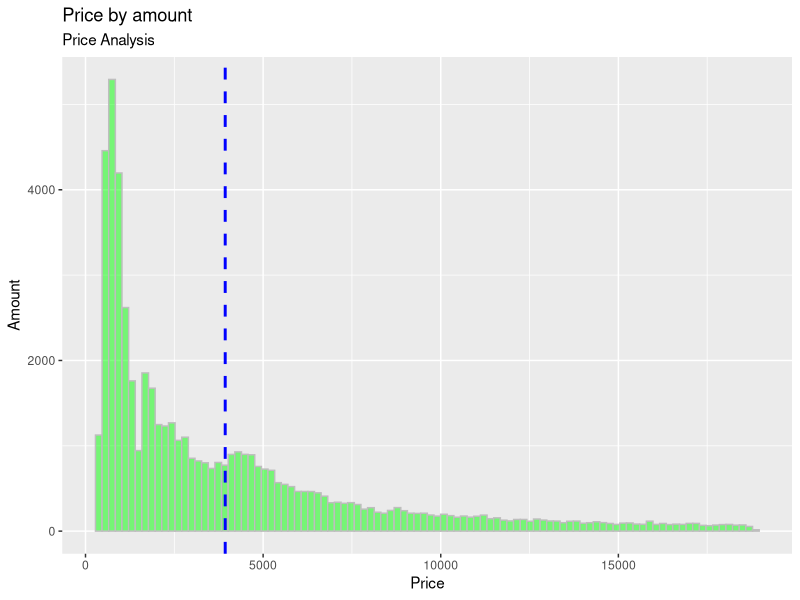
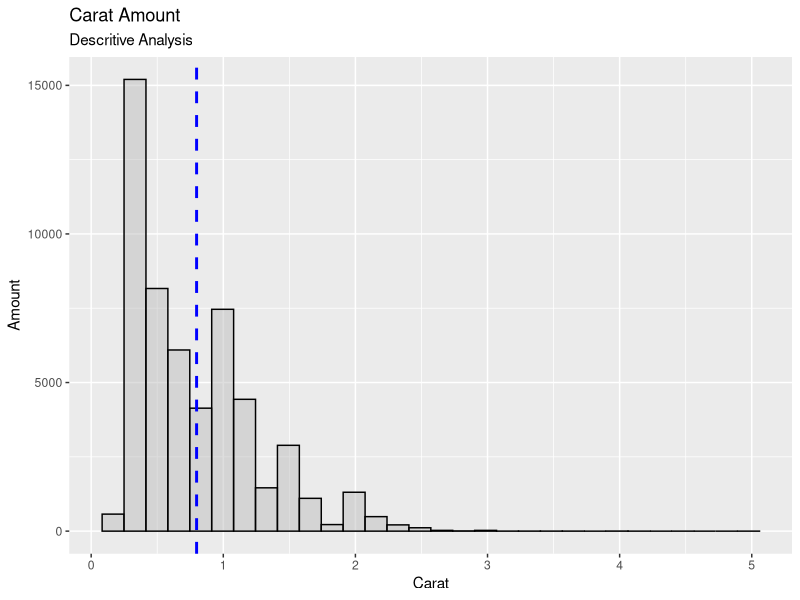
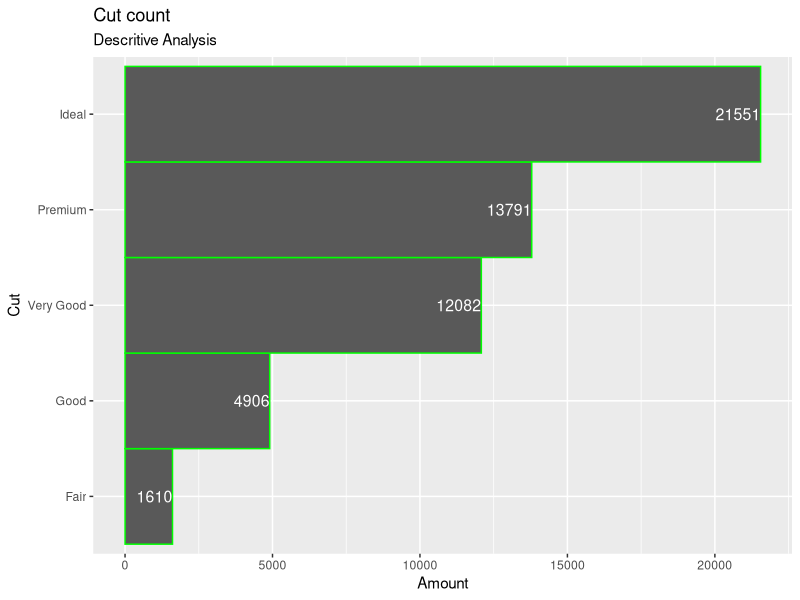
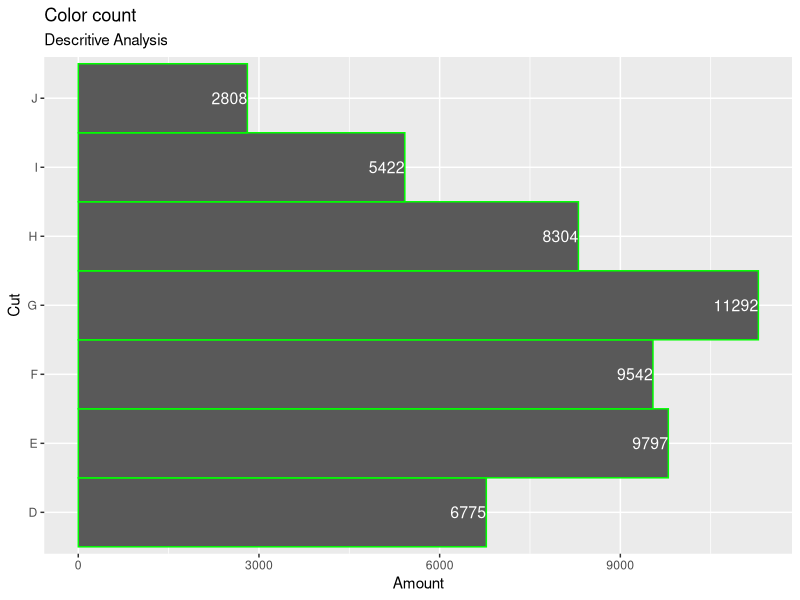
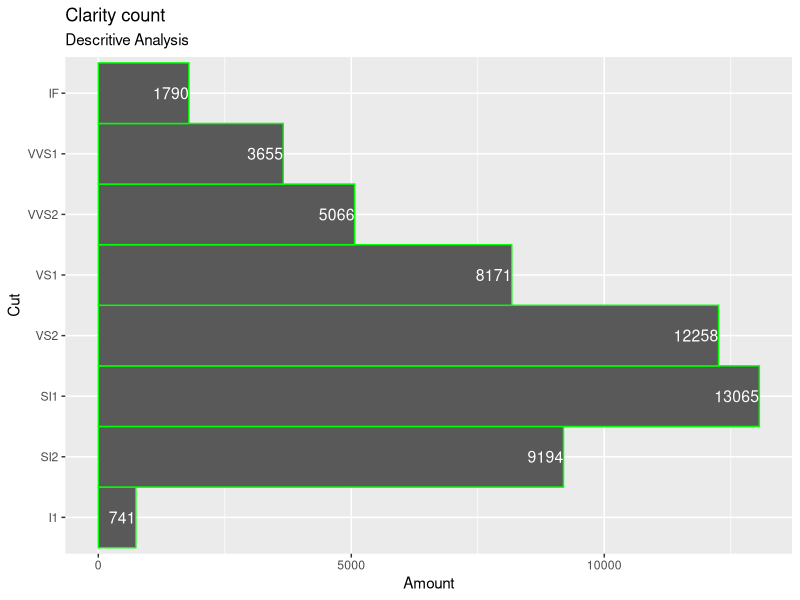
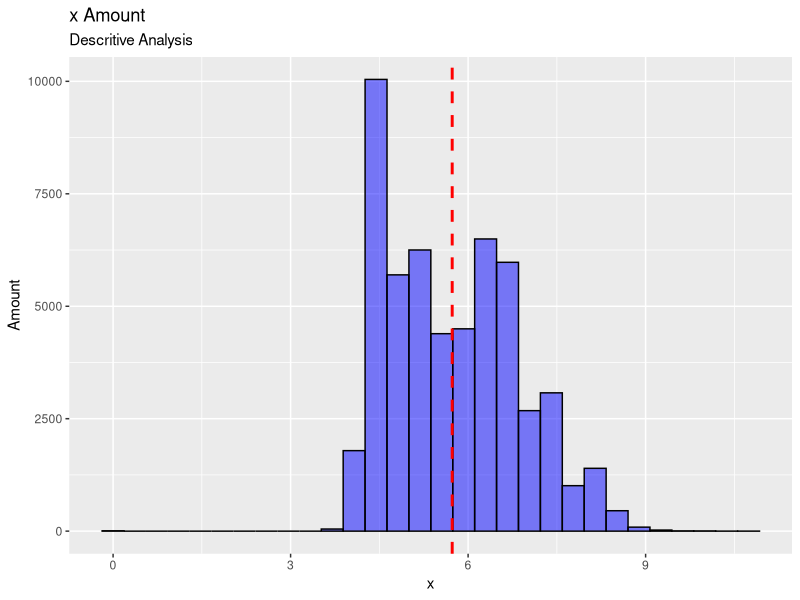
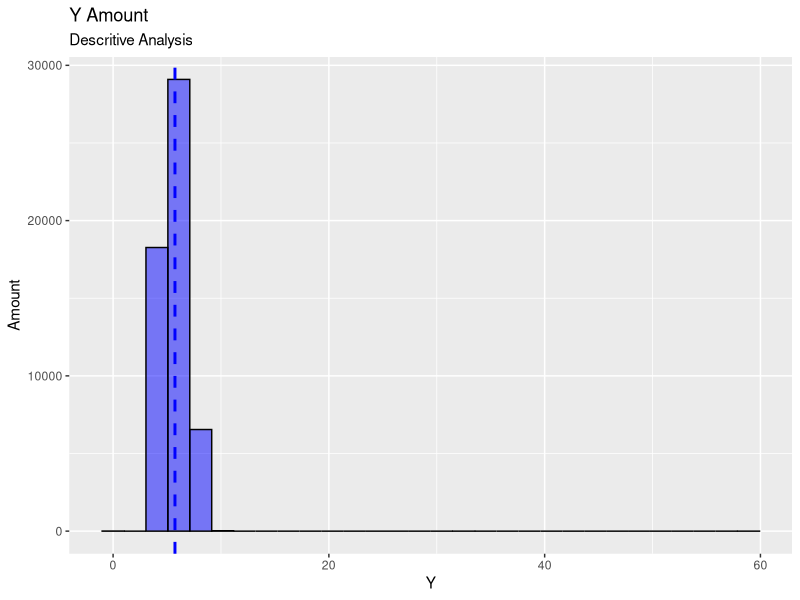
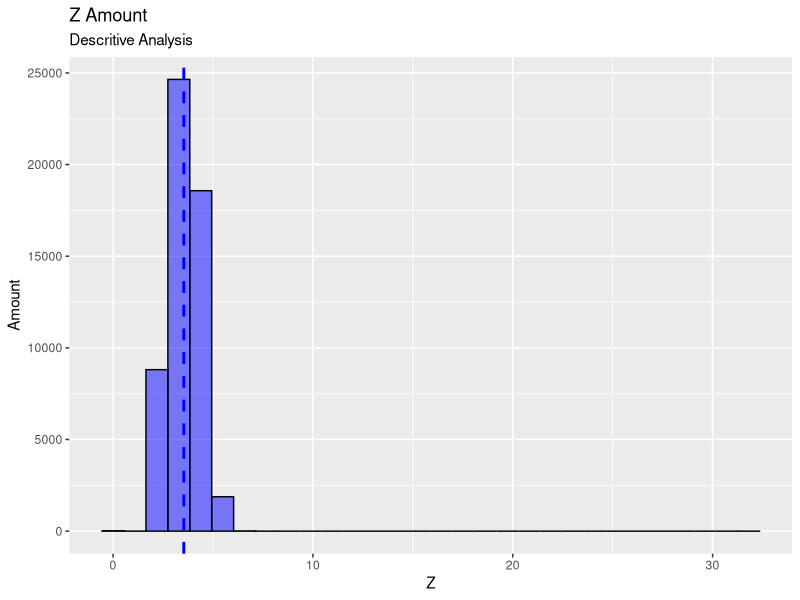

The R source for these figures, in order:
## ---- chunk 1
library(dplyr);
library(ggplot2);
## ---- chunk 2
data(diamonds);
dds <- diamonds;
## ---- chunk 3
str(dds);
## ---- chunk 4
head(dds);
tail(dds);
## ---- chunk 5
summary(dds);
## ---- chunk 6
head(dds$price);
tail(dds$price);
mean(dds$price);
summary(dds$price);
## ---- chunk 7
priceCount <- dds %>% count(price);
priceCountGraph <- ggplot(dds, aes(price)) +
  geom_histogram(color="grey", fill="green", alpha=.5, bins=100L) +
  labs(title="Price by amount", subtitles="Price Analysis", x="Price", y="Amount") +
  geom_vline(aes(xintercept=mean(price)), color="blue", linetype="dashed", size=1);

priceCount;
priceCountGraph;
## ---- chunk 8
head(dds$carat);
tail(dds$carat);
mean(dds$carat);
summary(dds$carat);
caratHist <- ggplot(dds, aes(carat)) +
  geom_histogram(color="black", fill="grey", alpha=.5) +  
  geom_vline(aes(xintercept=mean(carat)), color="blue", linetype="dashed", size=1) +
  labs(title="Carat Amount", subtitles="Descritive Analysis", x="Carat", y="Amount");

caratHist;
## ---- chunk 9
head(dds$cut);
tail(dds$cut);
summary(dds$cut);
cutCount <- dds %>% count(cut);
cutCountGraph <- ggplot(dds, aes(x=cut)) +
  coord_flip() +  
  stat_count(width=1, colour="green", geom="bar") +
  labs(title="Cut count", subtitles="Descritive Analysis", x="Cut", y="Amount") +
  geom_text(aes(y=..count.., label=..count..), stat="count", color="white", hjust=1.0, size=4);

cutCount;
cutCountGraph;
## ---- chunk 10
head(dds$color);
tail(dds$color);
summary(dds$color);
colorCount <- dds %>% count(color);
colorCountGraph <- ggplot(dds, aes(x=color)) +
  coord_flip() +
  stat_count(width=1, colour="green", geom="bar") +
  labs(title="Color count", subtitles="Descritive Analysis", x="Cut", y="Amount") +
  geom_text(aes(y=..count.., label=..count..), stat="count", color="white", hjust=1.0, size=4);

colorCount;
colorCountGraph;
## ---- chunk 11
head(dds$clarity);
tail(dds$clarity);
summary(dds$clarity);
clarityCount <- dds %>% count(clarity);
clarityCountGraph <- ggplot(dds, aes(clarity)) +
  coord_flip() +
  stat_count(width=1, colour="green", geom="bar") +
  labs(title="Clarity count", subtitles="Descritive Analysis", x="Cut", y="Amount") +  
  geom_text(aes(y=..count.., label=..count..), stat="count", color="white", hjust=1.0, size=4);

clarityCount;
clarityCountGraph;
## ---- chunk 12
head(dds$x);
tail(dds$x);
mean(dds$x);
summary(dds$x);
xGraph <- ggplot(dds, aes(x)) +
  geom_histogram(color="black", fill="blue", alpha=.5) +
  labs(title="x Amount", subtitles="Descritive Analysis", x="x", y="Amount") +
  geom_vline(aes(xintercept=mean(x)), color="red", linetype="dashed", size=1);

xGraph;
## ---- chunk 13
head(dds$y);
tail(dds$y);
mean(dds$y);
summary(dds$y);
yGraph <- ggplot(dds, aes(y)) +
  geom_histogram(color="black", fill="blue", alpha=.5) +
  labs(title="Y Amount", subtitles="Descritive Analysis", x="Y", y="Amount") +
  geom_vline(aes(xintercept=mean(y)), color="blue", linetype="dashed", size=1);

yGraph;
## ---- chunk 14
head(dds$z);
tail(dds$z);
mean(dds$z);
summary(dds$z);
zGraph <- ggplot(dds, aes(z)) +
  geom_histogram(color="black", fill="blue", alpha=.5) +
  labs(title="Z Amount", subtitles="Descritive Analysis", x="Z", y="Amount") +
  geom_vline(aes(xintercept=mean(z)), color="blue", linetype="dashed", size=1);

zGraph;
## ---- chunk 15
head(dds$depth);
tail(dds$depth);
mean(dds$depth);
summary(dds$depth);
depthCount <- dds %>% count(depth);
depthHisto <- ggplot(dds, aes(depth)) +
  geom_histogram(color="black", fill="blue", alpha=.5) +
  geom_vline(aes(xintercept=mean(depth)), color="blue", linetype="dashed", size=1) +
  labs(title="Depth Amount", subtitles="Descritive Analysis", x="Depth", y="Amount");
depthCountGraph <- ggplot(dds, aes(depth)) +
  stat_count(width=1, colour="green", geom="bar") +
  labs(title="Depth count", subtitles="Descritive Analysis", x="Depth", y="Amount") +
  geom_text(aes(y=..count.., label=..count..), stat="count", color="white", hjust=1.0, size=1);

depthCount;
depthHisto;
depthCountGraph;
## ---- chunk 16
head(dds$table);
tail(dds$table);
mean(dds$table);
summary(dds$table);
tableGraph <- ggplot(dds, aes(table)) +
  geom_histogram(color="black", fill="blue", alpha=.5) +  
  geom_vline(aes(xintercept=mean(table)), color="blue", linetype="dashed", size=1) +
  labs(title="Table Amount", subtitles="Descritive Analysis", x="Table", y="Amount");

tableGraph;
## ---- chunk 17
xBoxplot <- ggplot(dds, aes(x)) +
  coord_flip() +
  scale_color_brewer(palette="Dark2") +
  labs(title="Numeric Analysis", subtitles="X", x="X", y="") +
  geom_boxplot(outlier.colour="blue", outlier.size=2, fill='grey', color='black');

xBoxplot;
## ---- chunk 18
yBoxplot <- ggplot(dds, aes(y)) +
  coord_flip() +
  scale_color_brewer(palette="Dark2") +
  labs(title="Numeric Analysis", subtitles="Y", x="Y", y="") +
  geom_boxplot(outlier.colour="blue", outlier.size=2, fill='grey', color='black');

yBoxplot;
## ---- chunk 19
zBoxplot <- ggplot(dds, aes(z)) +
  coord_flip() +
  scale_color_brewer(palette="Dark2") +
  labs(title="Numeric Analysis", subtitles="Z", x="Z", y="") +
  geom_boxplot(outlier.colour="blue", outlier.size=2, fill='grey', color='black');

zBoxplot;
## ---- chunk 20
caratBoxplot <- ggplot(dds, aes(carat)) +
  coord_flip() +
  scale_color_brewer(palette="Dark2") +
  labs(title="Numeric Analysis", subtitles="Carat", x="Carat", y="") +
  geom_boxplot(outlier.colour="blue", outlier.size=2, fill='grey', color='black');

caratBoxplot;
## ---- chunk 21
priceBoxplot <- ggplot(dds, aes(price)) +
  coord_flip() +
  scale_color_brewer(palette="Dark2") +
  labs(title="Numeric Analysis", subtitles="Price", x="Price", y="") +
  geom_boxplot(outlier.colour="blue", outlier.size=2, fill='grey', color='black');

priceBoxplot;
## ---- chunk 22
depthBoxplot <- ggplot(dds, aes(depth)) +
  coord_flip() +
  scale_color_brewer(palette="Dark2") +
  labs(title="Numeric Analysis", subtitles="Depth", x="Depth", y="") +
  geom_boxplot(outlier.colour="blue", outlier.size=2, fill='grey', color='black');

depthBoxplot;
## ---- chunk 23
tableBoxplot <- ggplot(dds, aes(table)) +
  coord_flip() +
  scale_color_brewer(palette="Dark2") +
  labs(title="Numeric Analysis", subtitles="Table", x="Table", y="") +
  geom_boxplot(outlier.colour="blue", outlier.size=2, fill='grey', color='black');

tableBoxplot;
## ---- chunk 24
cutDepthColor <- ggplot(dds, aes(cut, depth, fill=color)) +
  theme_minimal() +
  facet_wrap(~ color, scale="free") +
  geom_boxplot(color="grey", notch=TRUE) +
  stat_summary(fun="mean", geom="point", shape=1, size=2, color="black") +
  labs(title="Categorical analysis", subtitles="Cut x Depth x Color", x="Cut", y="Depth");

cutDepthColor;
## ---- chunk 25
cutDepthClarity <- ggplot(dds, aes(cut, depth, fill=clarity)) +
  theme_minimal() +
  geom_boxplot(color="grey") +
  facet_wrap(~ clarity, scale="free") +
  stat_summary(fun="mean", geom="point", shape=1, size=2, color="black") +
  labs(title="Categorical analysis", subtitles="Cut x Depth x Clarity", x="Cut", y="Depth");

cutDepthClarity;
## ---- chunk 26
clarityColor <- boxplot(clarity ~ color, data=dds, xlab='Color', ylab='Clarity', main='Clarity by color', col='yellow');

clarityColor;
## ---- chunk 27
priceCutClarity <- ggplot(dds, aes(cut, price, fill=clarity)) +
  theme_minimal() +
  facet_wrap(~ clarity, scale="free") +
  geom_boxplot(color="black", notch=TRUE) +
  stat_summary(fun="mean", geom="point", shape=1, size=2, color="red") + 
  labs(title="Price Analysis", subtitles="Price x Cut x Clarity", x="Cut", y="Price");

priceCutClarity;
## ---- chunk 28
priceCutColor <- ggplot(dds, aes(cut, price, fill=color)) +
  theme_minimal() +  
  facet_wrap(~ color, scale="free") +
  geom_boxplot(color="black", notch=TRUE) +
  stat_summary(fun="mean", geom="point", shape=1, size=2, color="white") +
  labs(title="Price Analysis", subtitles="Price x Cut x Color", x="Cut", y="Price");

priceCutColor;
## ---- chunk 29
priceColor <- ggplot(dds, aes(color, price, fill=clarity)) +
  theme_minimal() +  
  facet_wrap(~ clarity, scale="free") +
  geom_boxplot(color="black", notch=TRUE) +
  stat_summary(fun="mean", geom="point", shape=1, size=2, color="white") +
  labs(title="Price Analysis", subtitles="Price x Color x Clarity", x="Color", y="Price");

priceColor;
